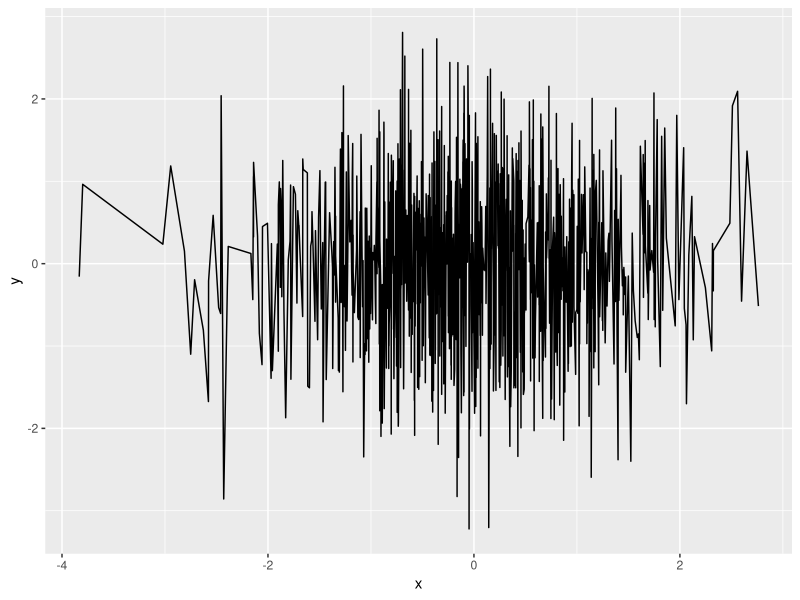

The R source for this figure:
library(tidyverse)

tibble(x = rnorm(1000), y = rnorm(1000)) %>%
    ggplot() +
    geom_line(aes(x=x, y=y))
                           
